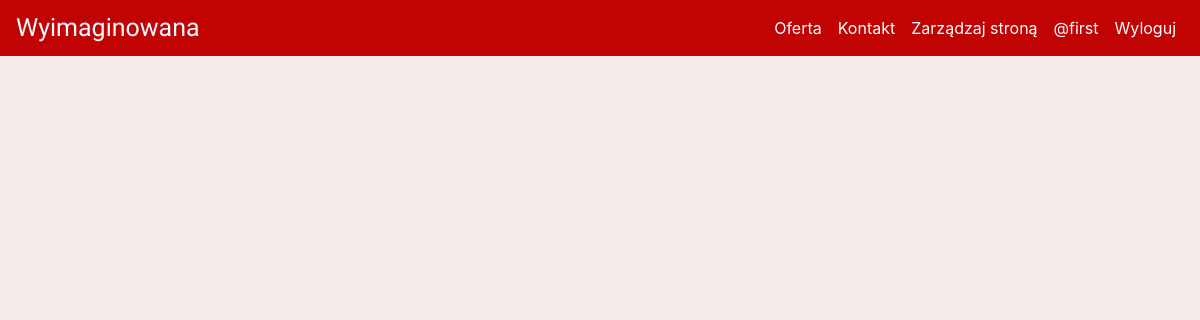
The page /uzytkownik/first (signed in) on the database as committed earlier.
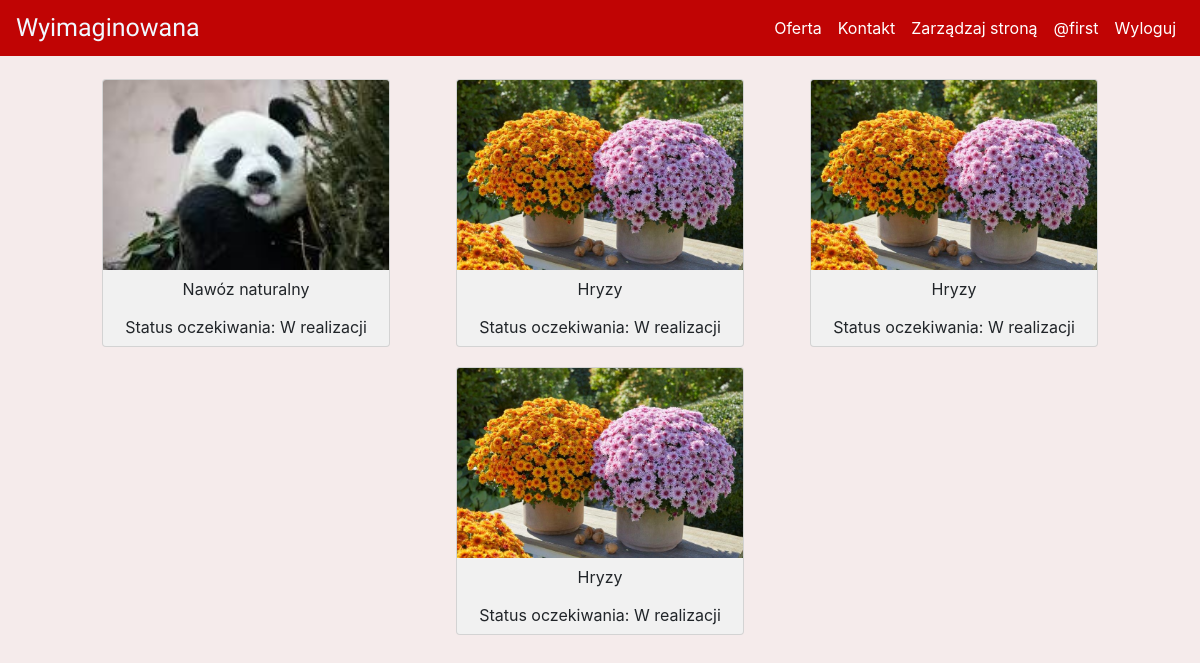
The same page on the database as committed later.
### kwiaciarnia/models.py (models this page shows)
class Products(db.Model):
    id = db.Column(db.Integer(), primary_key=True)
    category = db.Column(db.Integer(), db.ForeignKey('product_category.id'))
    name = db.Column(db.String(), unique=True)
    description = db.Column(db.String())
    price = db.Column(db.Integer())

### kwiaciarnia/routes.py (the view)
@app.route('/uzytkownik/<name>')
def user_page(name):
    user_id = User.query.filter_by(username = name).first()
    user_purchases = Orders.query.filter_by(buyer=user_id.id).order_by(Orders.id.desc()).all()
    products = Products.query.all()
    return render_template('user_page.html', user_purchases=user_purchases, user_id=user_id, products=products)

### kwiaciarnia/models.py (called while the page is built)
@login_manager.user_loader
def load_user(user_id):
    return User.query.get(int(user_id))

### kwiaciarnia/templates/user_page.html (shortened to what this page needs)
{% extends 'base.html' %}
{% block content %}
<div>
    <div class="scrollmenu scrolly">
        {% for product in user_purchases %}
            {% for prd in products %}
                {% if product.product == prd.id %}
                    <div class="card"  style="width: 18rem;">
                        <img class="card-img-top img-size" src="/static/uploads/products/{{product.product}}.png" alt="{{product.name}}" onerror="this.onerror=null;this.src='/static/uploads/logo/filler.png';">
                        <span class="btn btn-muted">{{prd.name}}</span>
                        {% if product.status == "False" %}
                            <span class="btn">Status oczekiwania: Zrealizowano</span>
                        {% else %}
                            <span class="btn">Status oczekiwania: W realizacji</span>
                        {% endif %}
                    </div>
                {% endif %}
            {% endfor %}
        {% endfor %}
    </div>
</div>
{% endblock %}

Rows that differ between the two databases and show on the page:
now on this page (row unchanged): Products: shows a picture, name "Nawóz naturalny"
added Products: shows a picture, name "Hryzy"
